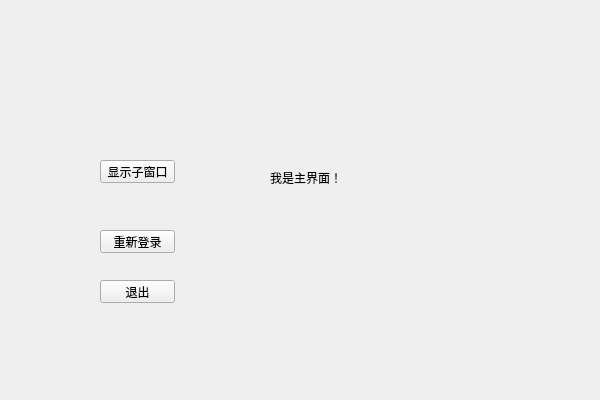
<?xml version="1.0" encoding="UTF-8"?>
<ui version="4.0">
 <class>MyWidgetClass</class>
 <widget class="QWidget" name="MyWidgetClass">
  <property name="geometry">
   <rect>
    <x>0</x>
    <y>0</y>
    <width>600</width>
    <height>400</height>
   </rect>
  </property>
  <property name="windowTitle">
   <string>MyWidget</string>
  </property>
  <widget class="QPushButton" name="showChildButton">
   <property name="geometry">
    <rect>
     <x>100</x>
     <y>160</y>
     <width>75</width>
     <height>23</height>
    </rect>
   </property>
   <property name="text">
    <string>显示子窗口</string>
   </property>
  </widget>
  <widget class="QLabel" name="label">
   <property name="geometry">
    <rect>
     <x>270</x>
     <y>170</y>
     <width>71</width>
     <height>16</height>
    </rect>
   </property>
   <property name="text">
    <string>我是主界面！</string>
   </property>
  </widget>
  <widget class="QPushButton" name="pushButton">
   <property name="geometry">
    <rect>
     <x>100</x>
     <y>230</y>
     <width>75</width>
     <height>23</height>
    </rect>
   </property>
   <property name="text">
    <string>重新登录</string>
   </property>
  </widget>
  <widget class="QPushButton" name="pushButton_2">
   <property name="geometry">
    <rect>
     <x>100</x>
     <y>280</y>
     <width>75</width>
     <height>23</height>
    </rect>
   </property>
   <property name="text">
    <string>退出</string>
   </property>
  </widget>
 </widget>
 <layoutdefault spacing="6" margin="11"/>
 <resources>
  <include location="mywidget.qrc"/>
 </resources>
 <connections>
  <connection>
   <sender>pushButton_2</sender>
   <signal>clicked()</signal>
   <receiver>MyWidgetClass</receiver>
   <slot>close()</slot>
   <hints>
    <hint type="sourcelabel">
     <x>164</x>
     <y>294</y>
    </hint>
    <hint type="destinationlabel">
     <x>230</x>
     <y>292</y>
    </hint>
   </hints>
  </connection>
 </connections>
</ui>
